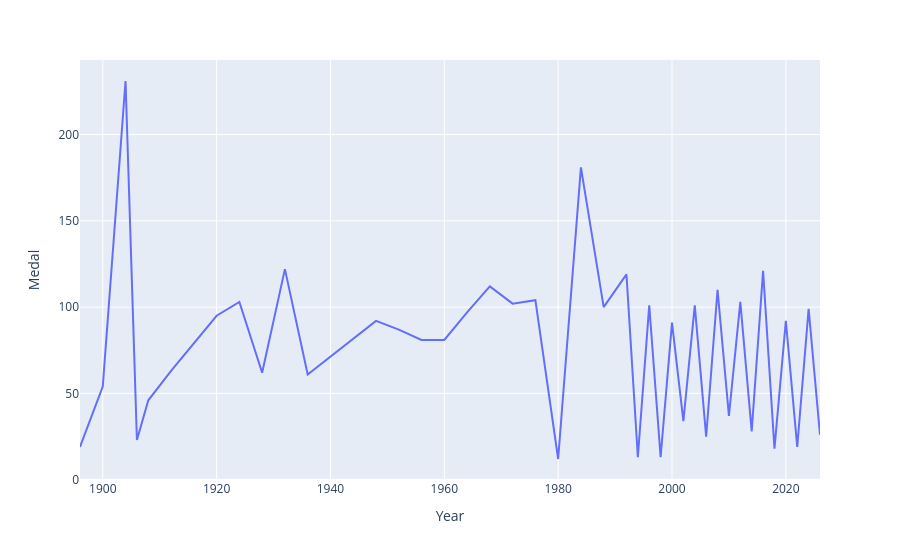

Write notebook code for a chart like this one.
### Code cell
fig = px.line(final_df, x = 'Year', y = 'Medal')
fig.show()

### Figure 1 — Plotly figure (JSON) as saved in the notebook; plotly's stock layout.template omitted (floating-point values rounded to 4 significant figures)
{"data": [{"hovertemplate": "Year=%{x}<br>Medal=%{y}<extra></extra>", "legendgroup": "", "line": {"color": "#636efa", "dash": "solid"}, "marker": {"symbol": "circle"}, "mode": "lines", "name": "", "orientation": "v", "showlegend": false, "type": "scatter", "x": [1896, 1900, 1904, 1906, 1908, 1912, 1920, 1924, 1928, 1932, 1936, 1948, 1952, 1956, 1960, 1964, 1968, 1972, 1976, 1980, 1984, 1988, 1992, 1994, 1996, 1998, 2000, 2002, 2004, 2006, 2008, 2010, 2012, 2014, 2016, 2018, 2020, 2022, 2024, 2026], "xaxis": "x", "y": [19, 54, 231, 23, 46, 63, 95, 103, 62, 122, 61, 92, 87, 81, 81, 97, 112, 102, 104, 12, 181, 100, 119, 13, 101, 13, 91, 34, 101, 25, 110, 37, 103, 28, 121, 18, 92, 19, 99, 26], "yaxis": "y"}], "layout": {"legend": {"tracegroupgap": 0}, "margin": {"t": 60}, "xaxis": {"anchor": "y", "domain": [0, 1], "title": {"text": "Year"}}, "yaxis": {"anchor": "x", "domain": [0, 1], "title": {"text": "Medal"}}}}
